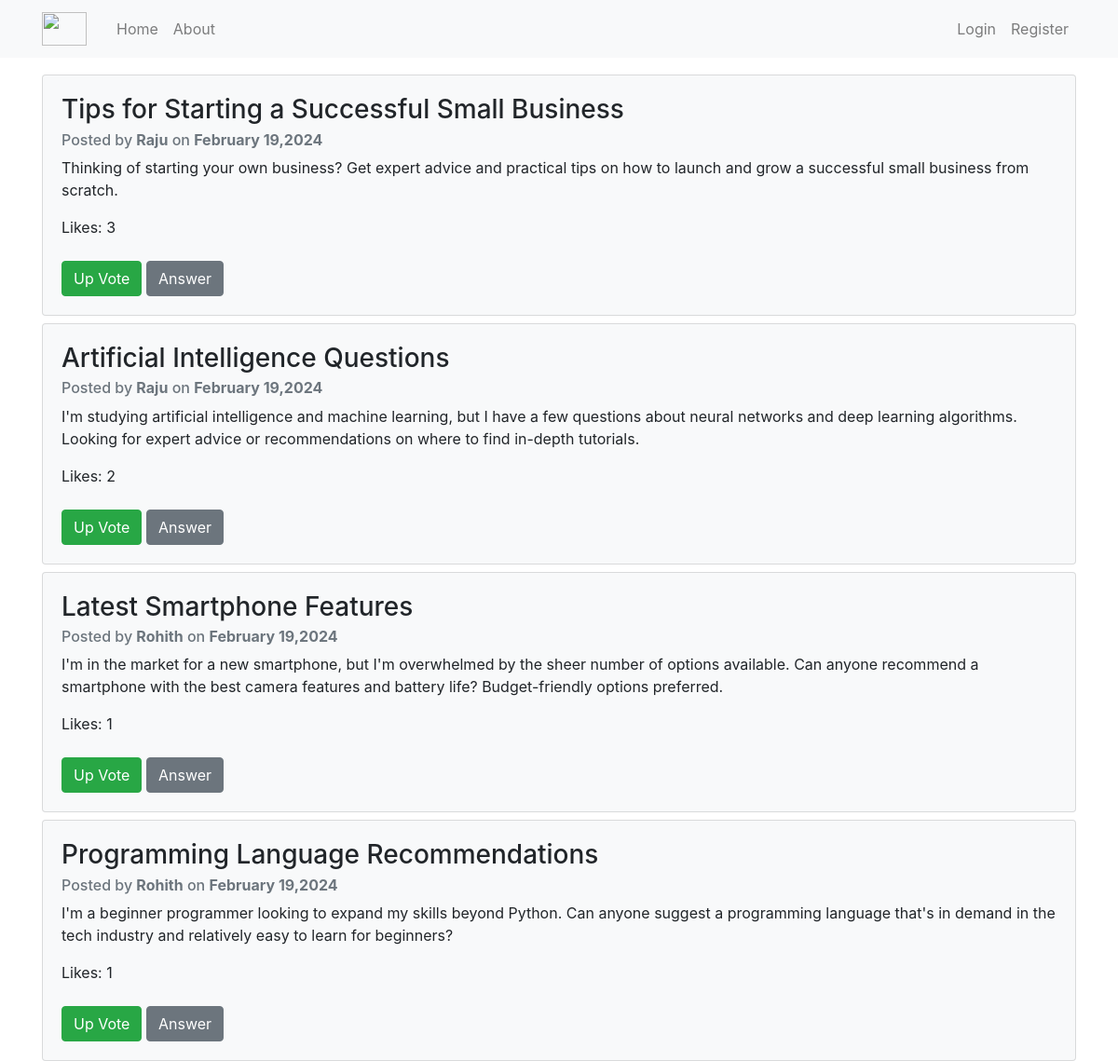
The page / on the database its author committed.
### main/models.py (models this page shows, shortened)
class Question(models.Model):
    title = models.CharField(max_length=100)
    description = models.TextField()
    author = models.ForeignKey(User, related_name='questions', on_delete=models.CASCADE)
    asked_on = models.DateTimeField(auto_now_add=True)
    votes = models.ManyToManyField(User, related_name='questions_liked', blank=True)

### main/views.py (the view)
# urls.py: path('', home, name="home"),
def home(request):
    questions = Question.objects.prefetch_related('votes').all()
    for question in questions:
        question.user_liked = question.votes.filter(id=request.user.id).exists()
    return render(request, "main/home.html", {"questions": questions})

### main/templates/main/home.html
{%extends "main/base.html"%}
{% block content%}
{% for ques in questions %}
<div class="card bg-light mt-2">
    <div class="card-body">
        <h3 class="card-title"> <a href="{%url 'question' ques.id%}">{{ques.title}}</a></h3>
        <h6 class="card-subtitle mb-2 text-muted">Posted by
            <strong>{{ ques.author.username|capfirst }}</strong> on
            <strong> {{ ques.asked_on|date:"F d,Y" }} </strong>
        </h6>
        <p class="card-text">{{ ques.description }}</p>
        <div>
            <p class="card-text">Likes: {{ ques.votes.count }}</p>
            {% if ques.user_liked%}
            <a href="{%url 'upvote-question' ques.id%}" class="btn btn-danger mt-2">Down Vote</a>
            {%else%}
            <a href="{%url 'upvote-question' ques.id%}" class="btn btn-success mt-2">Up Vote</a>
            {%endif%}
            <a href="{%url 'answer' ques.id%}" class="btn btn-secondary mt-2">Answer</a>
        </div>
    </div>
</div>
{% endfor %}
{%endblock content%}`

### main/static/main/base.css (style rules this page uses)
a { text-decoration: none; color: inherit; }

### rows shown on the page
Question: title "Tips for Starting a Successful Small Business", author.username "Raju", asked_on "February 19,2024", description "Thinking of starting your own business? Get expert advice and practical tips on how to launch and grow a successful small business from scratch.", votes.count "3", shows "Up Vote"
Question: title "Artificial Intelligence Questions", author.username "Raju", asked_on "February 19,2024", description "I'm studying artificial intelligence and machine learning, but I have a few questions about neural networks and deep learning algorithms. Looking for expert advice or recommendations on where to find in-depth tutorials.", votes.count "2", shows "Up Vote"
Question: title "Latest Smartphone Features", author.username "Rohith", asked_on "February 19,2024", description "I'm in the market for a new smartphone, but I'm overwhelmed by the sheer number of options available. Can anyone recommend a smartphone with the best camera features and battery life? Budget-friendly options preferred.", votes.count "1", shows "Up Vote"
Question: title "Programming Language Recommendations", author.username "Rohith", asked_on "February 19,2024", description "I'm a beginner programmer looking to expand my skills beyond Python. Can anyone suggest a programming language that's in demand in the tech industry and relatively easy to learn for beginners?", votes.count "1", shows "Up Vote"
